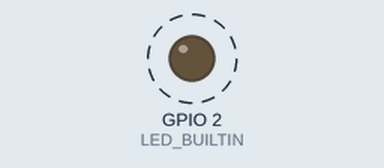
The sketch below on a simulated ESP8266 (NodeMCU). Shown: output pins drawn as LEDs (lit = HIGH, except the on-board LED, lit = LOW). Dashed ring = blinking. WiFi joins after 1.5 s; servers stay silent unless stated; storage starts empty; what the sketch prints to the serial monitor is not drawn.

Above: at 2.3 s.
Timing chart, 0 to 5.1 s (numbered marks = the images above):
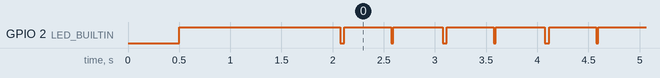

The sketch:

client_fixed_drop.ino
```cpp
/*
 * ESP8266 Wi-Fi Paket Düşürme & Telemetri Testi - CLIENT (Partner Cihazı)
 *
 * Özellikler:
 * - Server'a (ESP8266_DROP_TEST) bağlanır.
 * - "Her pakette 1 paket düşür" (%50 Drop Simülasyonu).
 * - Sinyal gücünü (RSSI dBm) ve Server telemetrisini alır.
 * - Seri Monitöre anlık CSV formatında yazar.
 * - LittleFS içine (/log.csv) kaydeder.
 * - http://<Client_IP>/log.csv adresinden tek tıkla CSV indirilebilir.
 */

#include <ESP8266WiFi.h>
#include <WiFiUdp.h>
#include <LittleFS.h>
#include <ESP8266WebServer.h>

const char* AP_SSID = "ESP8266_DROP_TEST";
const char* AP_PASS = "12345678";

IPAddress serverIP(192, 168, 4, 1);
const unsigned int SERVER_PORT = 4210;

WiFiUDP Udp;
ESP8266WebServer webServer(80);

unsigned long packetSequence = 0;
unsigned long totalSent = 0;
unsigned long totalDropped = 0;

const unsigned long SEND_INTERVAL_MS = 500;
unsigned long lastSendTime = 0;

int serverChannel = 1;
float serverTxPower = 20.5;
unsigned long serverRecv = 0;
unsigned long serverDrop = 0;
float serverRate = 0.0;

void logToCSV(unsigned long timestamp, unsigned long seq, const char* status,
              int rssi, int channel, float txPower,
              unsigned long sRecv, unsigned long sDrop, float sRate) {
  char csvLine[160];
  snprintf(csvLine, sizeof(csvLine), "%lu,%lu,%s,%d,%d,%.1f,%lu,%lu,%.1f",
           timestamp, seq, status, rssi, channel, txPower, sRecv, sDrop, sRate);

  Serial.println(csvLine);

  File f = LittleFS.open("/log.csv", "a");
  if (f) {
    f.println(csvLine);
    f.close();
  }
}

void handleDownloadCSV() {
  if (LittleFS.exists("/log.csv")) {
    File f = LittleFS.open("/log.csv", "r");
    webServer.streamFile(f, "text/csv");
    f.close();
  } else {
    webServer.send(404, "text/plain", "Henuz log dosyasi olusmadi.");
  }
}

void handleClearCSV() {
  LittleFS.remove("/log.csv");
  File f = LittleFS.open("/log.csv", "w");
  if (f) {
    f.println("Timestamp_ms,Packet_Seq,Status,RSSI_dBm,Channel,Server_TxPower_dBm,Server_Recv,Server_Drop,Server_DropRate_Pct");
    f.close();
  }
  webServer.send(200, "text/html", "<h2>Loglar sifirlandi!</h2><a href='/'>Geri Don</a>");
}

void handleRoot() {
  String html = "<html><head><meta charset='utf-8'><title>ESP8266 Telemetri</title></head>";
  html += "<body style='font-family:sans-serif; text-align:center; padding-top:40px;'>";
  html += "<h2>ESP8266 Paket Drop & Telemetri Kaydedici</h2>";
  html += "<p>Toplam: " + String(packetSequence) + " | Gonderilen: " + String(totalSent) + " | Drop: " + String(totalDropped) + "</p>";
  html += "<p><a href='/log.csv' style='display:inline-block; padding:12px 24px; background:#28a745; color:#fff; text-decoration:none; border-radius:5px; font-weight:bold;'>CSV Dosyasini Indir (.csv)</a></p>";
  html += "<p><a href='/clear' onclick='return confirm(\"Sifirlansin mi?\")' style='color:#dc3545;'>Loglari Temizle</a></p>";
  html += "</body></html>";
  webServer.send(200, "text/html", html);
}

void setup() {
  Serial.begin(115200);
  delay(500);

  pinMode(LED_BUILTIN, OUTPUT);
  digitalWrite(LED_BUILTIN, HIGH);

  Serial.println("\n==================================================");
  Serial.println("   ESP8266 CLIENT & CSV TELEMETRI LOGGER BAŞLATILDI");
  Serial.println("==================================================");

  if (LittleFS.begin()) {
    Serial.println("[✓] LittleFS dosya sistemi hazir.");
    if (!LittleFS.exists("/log.csv")) {
      File f = LittleFS.open("/log.csv", "w");
      if (f) {
        f.println("Timestamp_ms,Packet_Seq,Status,RSSI_dBm,Channel,Server_TxPower_dBm,Server_Recv,Server_Drop,Server_DropRate_Pct");
        f.close();
      }
    }
  }

  WiFi.mode(WIFI_STA);
  WiFi.begin(AP_SSID, AP_PASS);

  Serial.print("Server AP'sine baglaniliyor ('");
  Serial.print(AP_SSID);
  Serial.print("')");

  while (WiFi.status() != WL_CONNECTED) {
    delay(500);
    Serial.print(".");
  }

  Serial.println("\n[✓] Baglanti kuruldu!");
  Serial.print("    Client IP : "); Serial.println(WiFi.localIP());
  Serial.printf("    Web Paneli : http://%s/\n", WiFi.localIP().toString().c_str());
  Serial.printf("    CSV Linki  : http://%s/log.csv\n", WiFi.localIP().toString().c_str());

  webServer.on("/", handleRoot);
  webServer.on("/log.csv", handleDownloadCSV);
  webServer.on("/clear", handleClearCSV);
  webServer.begin();

  Udp.begin(4211);

  Serial.println("\n--- [CSV LOG FORMATI BAŞLANGICI] ---");
  Serial.println("Timestamp_ms,Packet_Seq,Status,RSSI_dBm,Channel,Server_TxPower_dBm,Server_Recv,Server_Drop,Server_DropRate_Pct");
}

void loop() {
  webServer.handleClient();
  unsigned long currentMillis = millis();

  if (currentMillis - lastSendTime >= SEND_INTERVAL_MS) {
    lastSendTime = currentMillis;
    packetSequence++;

    int currentRSSI = WiFi.RSSI();
    bool shouldDrop = (packetSequence % 2 == 0);

    if (shouldDrop) {
      totalDropped++;
      logToCSV(currentMillis, packetSequence, "DROP", currentRSSI,
               serverChannel, serverTxPower, serverRecv, serverDrop, serverRate);

      digitalWrite(LED_BUILTIN, LOW);
      delay(20);
      digitalWrite(LED_BUILTIN, HIGH);
    } else {
      char packetData[64];
      snprintf(packetData, sizeof(packetData), "SEQ:%lu|TIME:%lu|DATA:PING",
               packetSequence, currentMillis);

      Udp.beginPacket(serverIP, SERVER_PORT);
      Udp.write((const uint8_t*)packetData, strlen(packetData));
      Udp.endPacket();

      totalSent++;
      logToCSV(currentMillis, packetSequence, "SENT", currentRSSI,
               serverChannel, serverTxPower, serverRecv, serverDrop, serverRate);

      digitalWrite(LED_BUILTIN, LOW);
      delay(40);
      digitalWrite(LED_BUILTIN, HIGH);
    }
  }

  int packetSize = Udp.parsePacket();
  if (packetSize) {
    char replyBuffer[128];
    int len = Udp.read(replyBuffer, sizeof(replyBuffer) - 1);
    if (len > 0) {
      replyBuffer[len] = '\0';
      String reply = String(replyBuffer);

      if (reply.startsWith("TELEMETRY|")) {
        int chIdx = reply.indexOf("CH:");
        if (chIdx != -1) serverChannel = reply.substring(chIdx + 3).toInt();

        int pwrIdx = reply.indexOf("TXPWR:");
        if (pwrIdx != -1) serverTxPower = reply.substring(pwrIdx + 6).toFloat();

        int recvIdx = reply.indexOf("RECV:");
        if (recvIdx != -1) serverRecv = reply.substring(recvIdx + 5).toInt();

        int dropIdx = reply.indexOf("DROP:");
        if (dropIdx != -1) serverDrop = reply.substring(dropIdx + 5).toInt();

        int rateIdx = reply.indexOf("RATE:");
        if (rateIdx != -1) serverRate = reply.substring(rateIdx + 5).toFloat();
      }
    }
  }

  yield();
}
```

Measured:
- by itself, GPIO 2 (LED_BUILTIN): alternates HIGH for 0.46 s and LOW for 0.03 s
